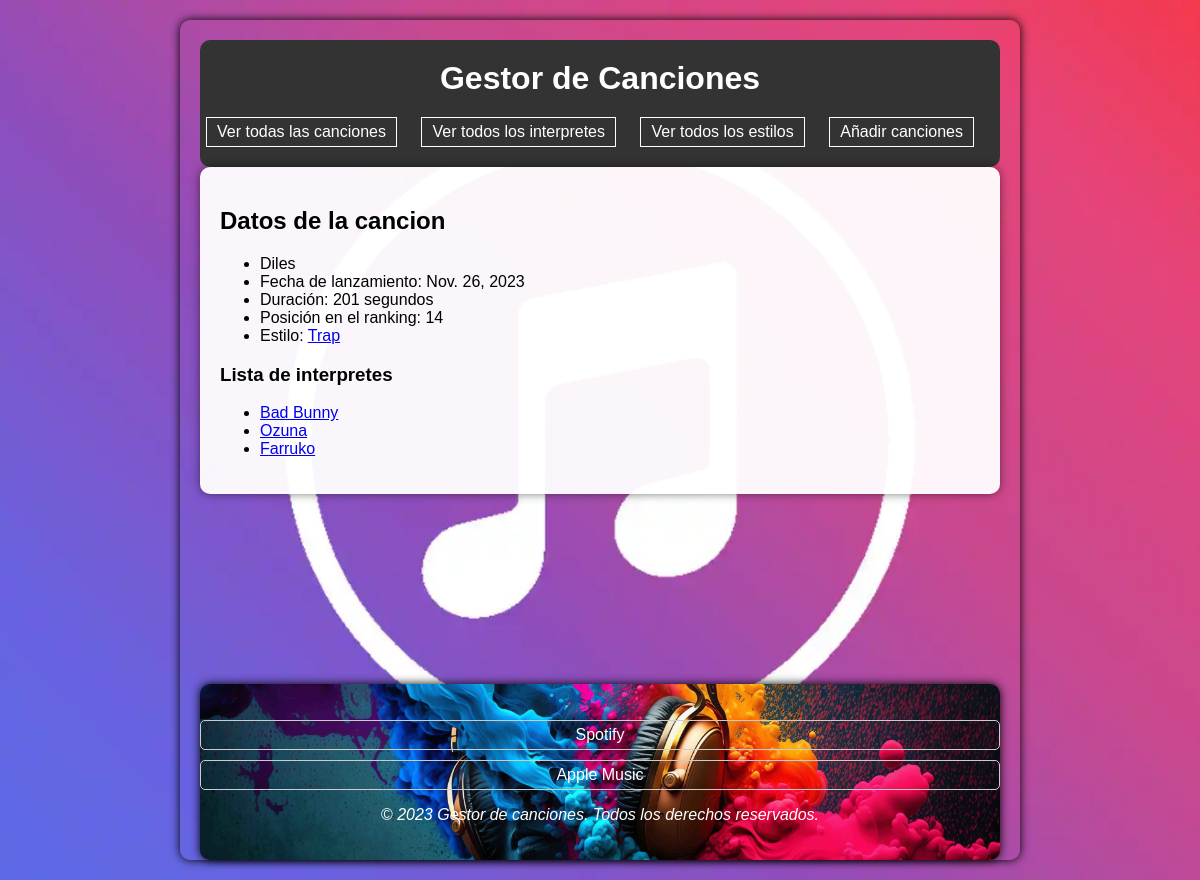
The app's page /canciones/5 with its own data.
### appTop100/models.py (models this page shows, shortened)
class Cancion(models.Model):
    titulo = models.CharField(max_length=50)
    estilo = models.ForeignKey(Estilo, on_delete=models.CASCADE)
    interpretes = models.ManyToManyField(Interprete)
    fecha_lanzamiento = models.DateField(default=None, null=True)
    duracion = models.IntegerField(default=0)
    posicion = models.IntegerField(default=0)

class Estilo(models.Model):
    nombre = models.CharField(max_length=50)
    def __str__(self):
        return self.nombre

class Interprete(models.Model):
    nombre = models.CharField(max_length=50)
    fecha_nacimiento = models.DateField(blank=True, null=True)

### appTop100/views.py (the view)
# urls.py: path('canciones/<int:cancion_id>', views.show_cancion, name='cancion'),
def show_cancion(request, cancion_id):
        cancion = get_object_or_404(Cancion, pk=cancion_id)
        interpretes = cancion.interpretes.all()
        context = { 'cancion': cancion, 'interpretes' : interpretes }
        return render(request, 'cancion.html', context)

### appTop100/templates/cancion.html (shortened to what this page needs)
{% extends "base.html" %}
{% block contenido %}
<h2>Datos de la cancion</h2>
{% if cancion %}
    <ul>
        <li>
            {{ cancion.titulo}}
		</li>
		<li>
			Fecha de lanzamiento: {{ cancion.fecha_lanzamiento}}
		</li>
		<li>
			Duración: {{ cancion.duracion}} segundos
		<li>
			Posición en el ranking: {{ cancion.posicion}}
        </li>
        <li>
	    	Estilo: <a href="{% url 'detail' cancion.estilo.id %}">{{ cancion.estilo}}</a>
        </li>
    </ul>
	<h3>Lista de interpretes</h3>
	{% if interpretes %}
		<ul>
		{% for i in interpretes %}
                    <li><a href="{% url 'interprete' i.id %}">{{ i.nombre}}</a></li>
		{% endfor %}
		</ul>
	{% else %}
		<p>No tiene interpretes asociados.</p>
	{% endif %}
{% else %}
    <p>No existe esta cancion.</p>
{% endif %}
{% endblock %}

### appTop100/static/css/estilos.css (style rules this page uses)
body { background-image: url('../img/fondo2.webp'); background-repeat: no-repeat; background-size: cover; background-position: center; background-attachment: fixed; height: 100vh; margin: 0; font-family: Arial, sans-serif; }
body, footer { font-family: Arial, sans-serif; max-width: 800px; margin: 20px auto; padding: 20px; background-color: rgba(0, 0, 0, 0.786); border-radius: 10px; box-shadow: 0 0 10px rgba(0, 0, 0, 1); }

### records on screen
Cancion: titulo "Diles", fecha_lanzamiento "Nov. 26, 2023", duracion "201", posicion "14", estilo "Trap"
Interprete: nombre "Bad Bunny"
Interprete: nombre "Ozuna"
Interprete: nombre "Farruko"
